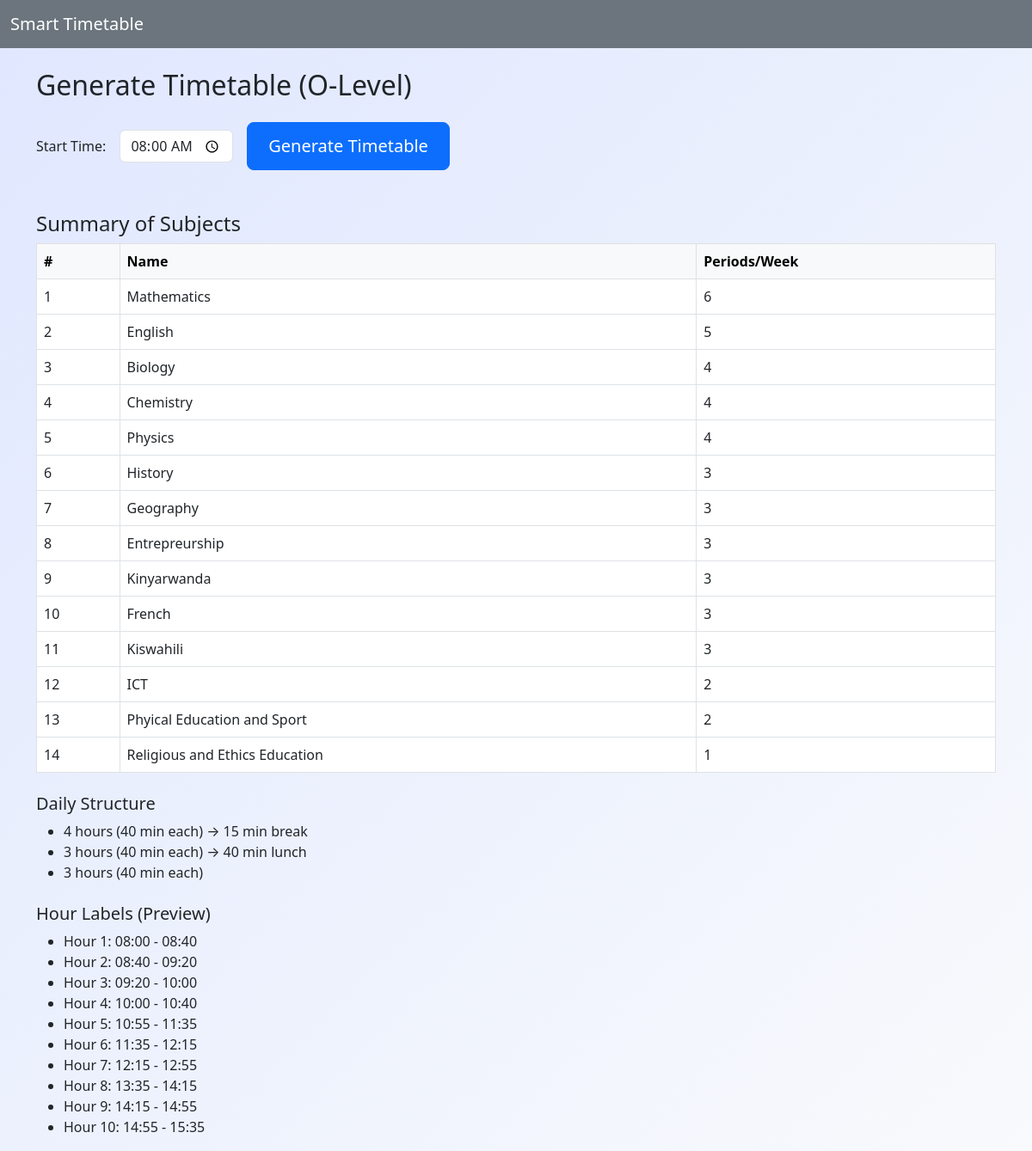
The page /admin/generate.php on the database its author committed.
### tables this page shows
CREATE TABLE `subjects` (
  `id` int(11) NOT NULL,
  `name` varchar(100) NOT NULL,
  `periods_per_week` int(11) NOT NULL,
  `preferred_time` enum('Any','Morning','Afternoon') DEFAULT 'Any',
  `teacher_id` int(11) DEFAULT NULL,
  `class_id` varchar(255) DEFAULT NULL,
  `class_ids` varchar(255) DEFAULT NULL
);

### admin/generate.php (the view, shortened to what this page needs)
<?php
require_once '../includes/db.php';
$type = $_GET['type'] ?? 'olevel';
$title = $type === 'tvet' ? 'TVET' : 'O-Level';
$table = $type === 'tvet' ? 'modules' : 'subjects';
$result = $conn->query("SELECT * FROM $table");
$items = $result ? $result->fetch_all(MYSQLI_ASSOC) : [];
$hours_per_day = 10;
$break_after = 4;
$lunch_after = 7;
$default_start_time = '08:00';
$start_time = $_POST['start_time'] ?? $default_start_time;
function add_minutes($time, $mins) {
    $t = strtotime($time) + $mins * 60;
    return date('H:i', $t);
}
$hour_labels = [];
$time = $start_time;
for ($h = 1; $h <= $hours_per_day; $h++) {
    $end = add_minutes($time, 40);
    $hour_labels[$h] = "$time - $end";
    $time = $end;
    if ($h == $break_after) $time = add_minutes($time, 15);
    if ($h == $lunch_after) $time = add_minutes($time, 40);
}
$periods_per_week = [];
foreach ($items as $item) {
    $periods_per_week[] = [
        'id' => $item['id'],
        'name' => $item['name'],
        'periods' => $item['periods_per_week'],
        'preferred_time' => $item['preferred_time'] ?? 'Any',
        'teacher_id' => $item['teacher_id'] ?? null,
        'class_ids' => $item['class_ids'] ?? '',
    ];
}
?>
<!DOCTYPE html>
<html lang="en">
<head>
    <link href="https://cdn.jsdelivr.net/npm/bootstrap@5.3.0/dist/css/bootstrap.min.css" rel="stylesheet">
    <link href="../assets/css/style.css" rel="stylesheet">
</head>
<body>
    <nav class="navbar navbar-expand-lg navbar-dark bg-secondary mb-4">
        <div class="container-fluid">
            <a class="navbar-brand" href="dashboard.php?type=<?php echo $type; ?>">Smart Timetable</a>
        </div>
    </nav>
    <div class="container">
        <h2 class="mb-4">Generate Timetable (<?php echo $title; ?>)</h2>
        <?php if (count($periods_per_week) === 0): ?>
            <div class="alert alert-warning">No <?php echo $type === 'tvet' ? 'modules' : 'subjects'; ?> found. Please add them first.</div>
        <?php else: ?>
            <form method="post" class="mb-4">
                <div class="row g-3 align-items-center">
                    <div class="col-auto">
                        <label for="start_time" class="col-form-label">Start Time:</label>
                    </div>
                    <div class="col-auto">
                        <input type="time" id="start_time" name="start_time" class="form-control" value="<?php echo htmlspecialchars($start_time); ?>" required>
                    </div>
                    <div class="col-auto">
                        <button type="submit" name="generate" class="btn btn-primary btn-lg">Generate Timetable</button>
                    </div>
                </div>
            </form>
        <?php endif; ?>
        <div class="mt-5">
            <h4>Summary of <?php echo $type === 'tvet' ? 'Modules' : 'Subjects'; ?></h4>
            <table class="table table-bordered bg-white">
                <thead class="table-light">
                    <tr>
                        <th>#</th>
                        <th>Name</th>
                        <th>Periods/Week</th>
                    </tr>
                </thead>
                <tbody>
                    <?php foreach ($periods_per_week as $i => $item): ?>
                    <tr>
                        <td><?= $i+1 ?></td>
                        <td><?= htmlspecialchars($item['name']) ?></td>
                        <td><?= $item['periods'] ?></td>
                    </tr>
                    <?php endforeach; ?>
                </tbody>
            </table>
        </div>
        <div class="mt-4">
            <h5>Daily Structure</h5>
            <ul>
                <li>4 hours (40 min each) → 15 min break</li>
                <li>3 hours (40 min each) → 40 min lunch</li>
                <li>3 hours (40 min each)</li>
            </ul>
        </div>
        <div class="mt-4">
            <h5>Hour Labels (Preview)</h5>
            <ul>
                <?php foreach ($hour_labels as $h => $label): ?>
                <li>Hour <?= $h ?>: <?= $label ?></li>
                <?php endforeach; ?>
            </ul>
        </div>
    </div>
</body>
</html>

### assets/css/style.css (style rules this page uses)
body { background: linear-gradient(135deg, #e0e7ff 0%, #f8fafc 100%); }
.btn-lg { font-size: 1.25rem; padding: 0.75rem 1.5rem; }

### rows shown on the page
subjects: name "Mathematics", periods_per_week "6"
subjects: name "English", periods_per_week "5"
subjects: name "Biology", periods_per_week "4"
subjects: name "Chemistry", periods_per_week "4"
subjects: name "Physics", periods_per_week "4"
subjects: name "History", periods_per_week "3"
subjects: name "Geography", periods_per_week "3"
subjects: name "Entrepreurship", periods_per_week "3"
subjects: name "Kinyarwanda", periods_per_week "3"
subjects: name "French", periods_per_week "3"
subjects: name "Kiswahili", periods_per_week "3"
subjects: name "ICT", periods_per_week "2"
subjects: name "Phyical Education and Sport", periods_per_week "2"
subjects: name "Religious and Ethics Education", periods_per_week "1"

### other values the page prints
$title "O-Level"
$h "1"
$label "08:00 - 08:40"
$h "2"
$label "08:40 - 09:20"
$h "3"
$label "09:20 - 10:00"
$h "4"
$label "10:00 - 10:40"
$h "5"
$label "10:55 - 11:35"
$h "6"
$label "11:35 - 12:15"
$h "7"
$label "12:15 - 12:55"
